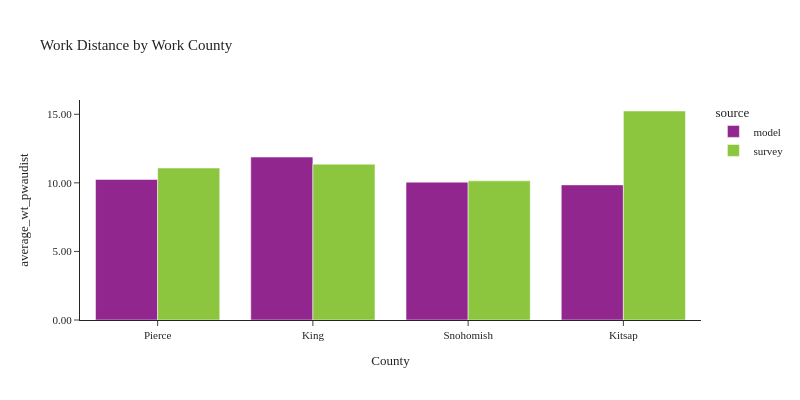

The code cell stored with this chart in its notebook:
### Code cell
plot_work_location(df_workers, 'CountyName_work', 'Work County', 'County')

### Figure 1 — Plotly figure (JSON) as saved in the notebook; plotly's stock layout.template omitted (floating-point values rounded to 4 significant figures)
{"data": [{"alignmentgroup": "True", "customdata": [[352952], [1440581], [327518], [102008]], "hovertemplate": "source=model<br>CountyName_work=%{x}<br>average_wt_pwaudist=%{y}<br>sample count=%{customdata[0]}<extra></extra>", "legendgroup": "model", "marker": {"color": "#91268F", "pattern": {"shape": ""}}, "name": "model", "offsetgroup": "model", "orientation": "v", "showlegend": true, "textposition": "auto", "type": "bar", "x": ["Pierce", "King", "Snohomish", "Kitsap"], "xaxis": "x", "y": [10.25, 11.88, 10.05, 9.852], "yaxis": "y"}, {"alignmentgroup": "True", "customdata": [[206], [2198], [112], [307]], "hovertemplate": "source=survey<br>CountyName_work=%{x}<br>average_wt_pwaudist=%{y}<br>sample count=%{customdata[0]}<extra></extra>", "legendgroup": "survey", "marker": {"color": "#8CC63E", "pattern": {"shape": ""}}, "name": "survey", "offsetgroup": "survey", "orientation": "v", "showlegend": true, "textposition": "auto", "type": "bar", "x": ["Pierce", "King", "Kitsap", "Snohomish"], "xaxis": "x", "y": [11.08, 11.36, 15.24, 10.15], "yaxis": "y"}], "layout": {"barmode": "group", "font": {"size": 11}, "height": 400, "legend": {"title": {"text": "source"}, "tracegroupgap": 0}, "title": {"text": "Work Distance by Work County"}, "width": 800, "xaxis": {"anchor": "y", "domain": [0.0, 1.0], "title": {"text": "County"}}, "yaxis": {"anchor": "x", "domain": [0.0, 1.0], "tickformat": ".2f", "title": {"text": "average_wt_pwaudist"}}}}
